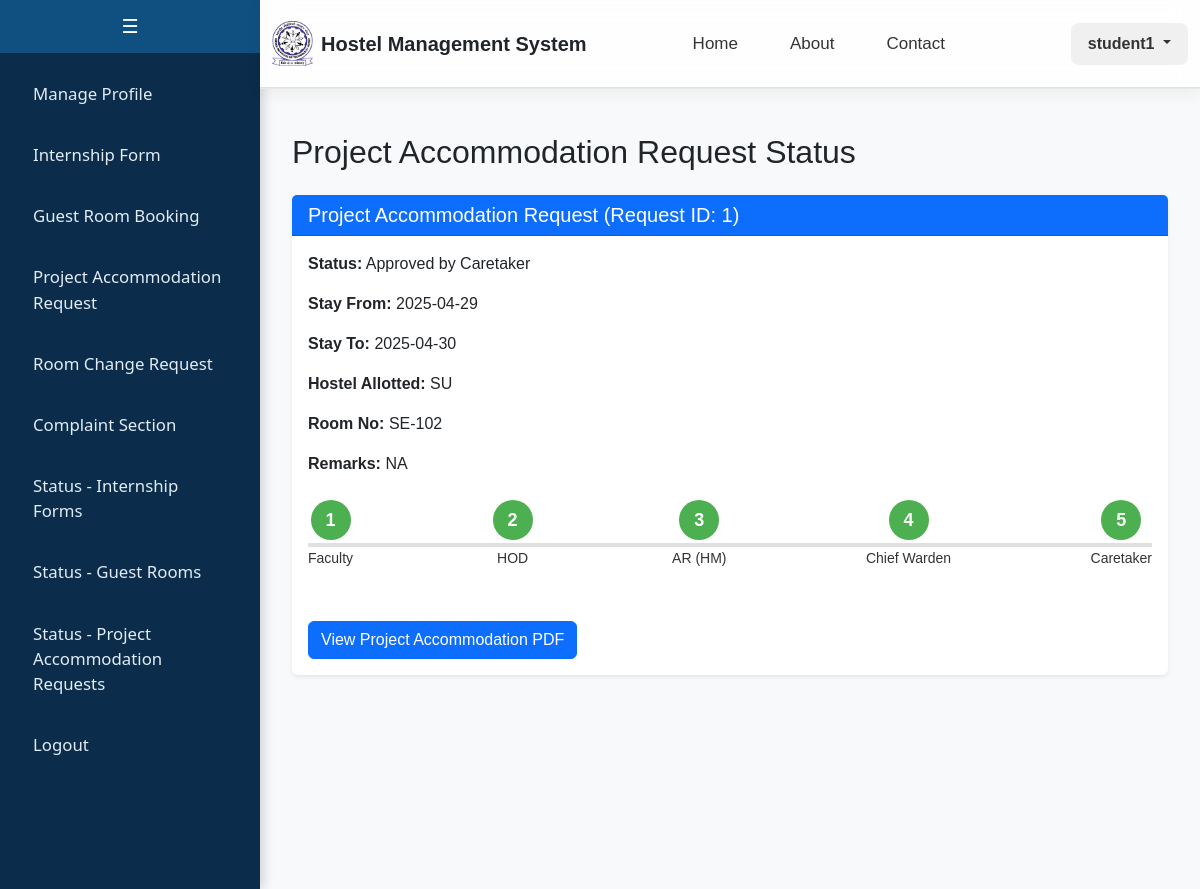
The app's page /student/project_accommodation_status (signed in), older data.
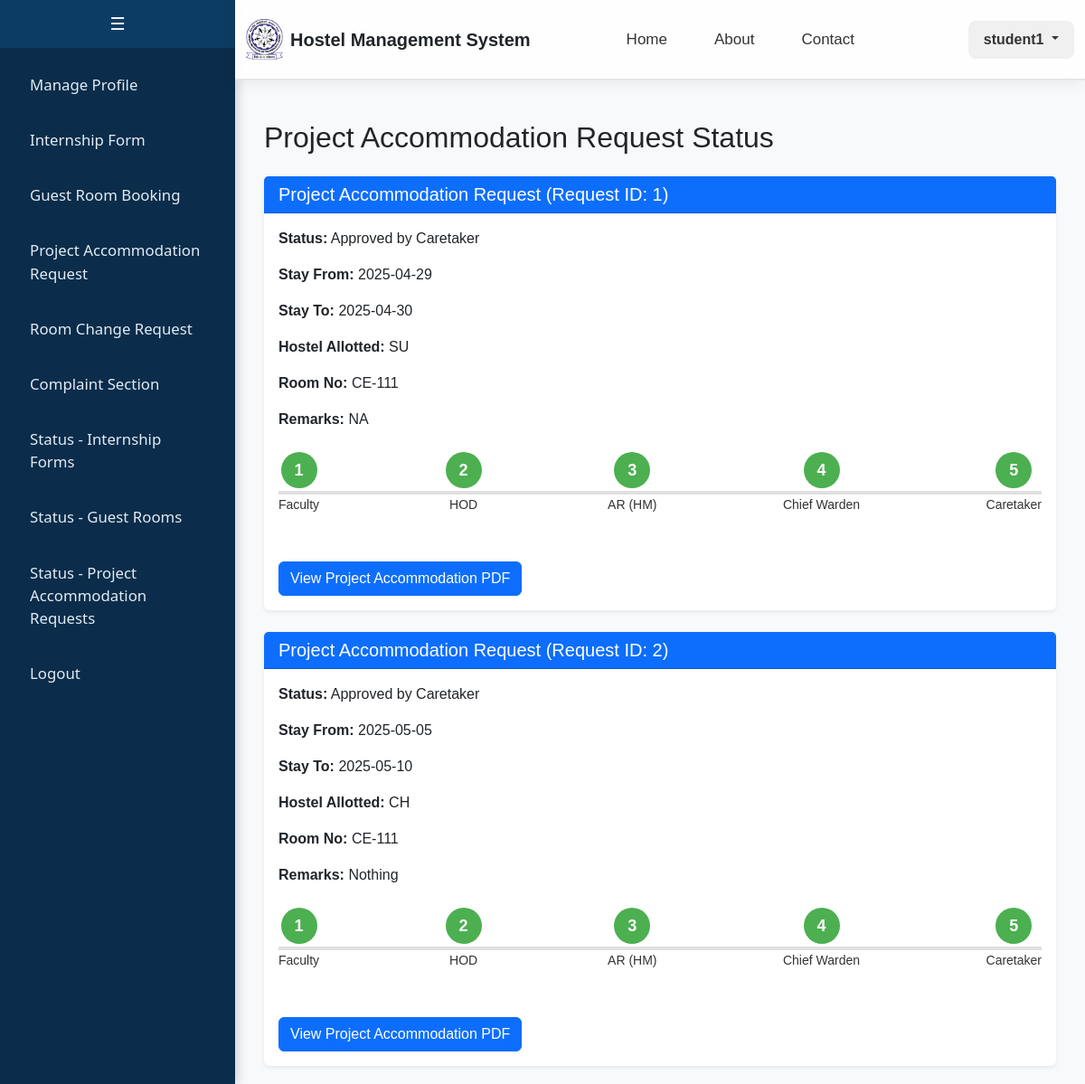
The same page, newer data.
### app/models.py (models this page shows, shortened)
class CustomUser(db.Model):
    __tablename__ = 'custom_user'
    id = db.Column(db.Integer, primary_key=True)
    email = db.Column(db.String(255), unique=True, nullable=False)
    name = db.Column(db.String(100), nullable=False)
    password = db.Column(db.String(100), nullable=False)
    is_staff = db.Column(db.Boolean, default=False)
    is_active = db.Column(db.Boolean, default=True)
    gender = db.Column(db.String(20), default='Not Specified')
    student = db.relationship('Student', backref='user', uselist=False, cascade="all, delete")
    caretaker = db.relationship('Caretaker', backref='user', uselist=False, cascade="all, delete")
    faculty = db.relationship('Faculty', backref='user', uselist=False, cascade="all, delete")
    admin = db.relationship('Admin', backref='user', uselist=False, cascade="all, delete")

class ProjectAccommodationRequest(db.Model):
    __tablename__ = 'project_accommodation_request'
    id = db.Column(db.Integer, primary_key=True)
    applicant_id = db.Column(db.Integer, db.ForeignKey('custom_user.id', ondelete='CASCADE'), nullable=False)
    faculty_id = db.Column(db.Integer, db.ForeignKey('faculty.faculty_id', ondelete='SET NULL'))
    address = db.Column(db.Text, nullable=False)
    stay_from = db.Column(db.Date, nullable=False)
    stay_to = db.Column(db.Date, nullable=False)
    category = db.Column(db.String(1), nullable=False)  # 'A' or 'B'
    arrival_date = db.Column(db.Date, nullable=False)
    arrival_time = db.Column(db.Time, nullable=False)
    departure_date = db.Column(db.Date, nullable=False)
    departure_time = db.Column(db.Time, nullable=False)
    offer_letter_path = db.Column(db.String(200))
    id_proof_path = db.Column(db.String(200))
    remarks = db.Column(db.Text)
    hostel_allotted = db.Column(db.String(20), db.ForeignKey('hostel.hostel_no', ondelete='SET NULL'))
    status = db.Column(db.String(50))
    created_at = db.Column(db.DateTime, default=db.func.current_timestamp())
    applicant = db.relationship('CustomUser', backref=db.backref('project_accommodation_requests', cascade='all, delete-orphan'))
    hostel = db.relationship('Hostel', backref=db.backref('project_accommodation_requests', cascade='all, delete-orphan'))

class Student(db.Model):
    __tablename__ = 'student'
    student_id = db.Column(db.Integer, db.ForeignKey('custom_user.id', ondelete='CASCADE'), primary_key=True)
    department = db.Column(db.String(100))
    student_phone = db.Column(db.String(10))
    student_roll = db.Column(db.String(15), unique=True)
    student_year = db.Column(db.Integer)
    student_room_no = db.Column(db.String(20))
    student_batch = db.Column(db.String(20))

### app/student.py (the view)
@student_bp.route("/student/project_accommodation_status", methods=["GET"])
def project_accommodation_status():
    if 'user_id' not in session or session.get('user_role') != 'student':
        return redirect(url_for('auth.login'))
    user_id = session['user_id']
    project_requests = ProjectAccommodationRequest.query.filter_by(applicant_id=user_id).all()
    if not project_requests:
        flash("No project accommodation requests found.", "info")
    return render_template(
        "student/project_accommodation_status.html",
        project_requests=project_requests
    )

### templates/student/project_accommodation_status.html (shortened to what this page needs)
{% extends "student/base.html" %}
{% block content %}
<div class="container mt-4">
    <h2>Project Accommodation Request Status</h2>
    {% if project_requests %}
        {% for request in project_requests %}
        <div class="card shadow-sm border-0 mt-4">
            <div class="card-header bg-primary text-white">
                <h5 class="mb-0">Project Accommodation Request (Request ID: {{ request.id }})</h5>
            </div>
            <div class="card-body">
                <p><strong>Status:</strong> {{ request.status }}</p>
                <p><strong>Stay From:</strong> {{ request.stay_from }}</p>
                <p><strong>Stay To:</strong> {{ request.stay_to }}</p>
                <p><strong>Hostel Allotted:</strong> {{ request.hostel_allotted or 'N/A' }}</p>
                <p><strong>Room No:</strong> {{ request.applicant.student.student_room_no or 'N/A' }}</p>
                <p><strong>Remarks:</strong> {{ request.remarks or 'N/A' }}</p>
                <div class="stepper d-flex justify-content-between align-items-center mt-4">
                    {% set STATUS_FLOW = [
                        'Pending approval from Faculty',
                        'Pending approval from HOD',
                        'Pending approval from AR (HM)',
                        'Pending approval from Chief Warden',
                        'Pending approval from Caretaker',
                        'Approved by Caretaker'
                    ] %}
                    {% set step_names = ['Faculty', 'HOD', 'AR (HM)', 'Chief Warden', 'Caretaker'] %}
                    {% set status_index = STATUS_FLOW.index(request.status) if request.status in STATUS_FLOW else -1 %}
                    {% for step_name in step_names %}
                        <div class="step
                            {% if request.status == 'Rejected by ' ~ step_name %}
                                rejected
                            {% elif loop.index0 < status_index %}
                                completed
                            {% elif loop.index0 == status_index %}
                                pending
                            {% else %}
                                normal
                            {% endif %}
                        ">
                            <div class="circle">{{ loop.index }}</div>
                            <p class="text-center mt-2">{{ step_name }}</p>
                        </div>
                    {% endfor %}
                </div>
                <button class="btn btn-primary mt-3" onclick="viewPDF('{{ request.id }}')">View Project Accommodation PDF</button>
            </div>
        </div>
        {% endfor %}
    {% else %}
        <p>No project accommodation requests found.</p>
    {% endif %}
</div>
{% endblock %}

### templates/student/base.html (shortened to what this page needs)
<!DOCTYPE html>
<html lang="en">
<head>
    <link href="https://cdn.jsdelivr.net/npm/bootstrap@5.3.0-alpha3/dist/css/bootstrap.min.css" rel="stylesheet">
</head>
<body>
    {% include 'student/sidebar.html' %}
    <div class="header-content">
        {% include 'includes/header.html' %}
    </div>
    <div class="main-content">
        {% block content %}{% endblock %}
    </div>
</body>
</html>

### templates/student/sidebar.html (shortened to what this page needs)
<div class="sidebar" id="sidebar">
    <button class="toggle-btn" onclick="toggleSidebar()">☰</button>
    <div class="sidebar-content">
        <a href="/student"><span>Manage Profile</span></a>
        <a href="/student/internship_form"><span>Internship Form</span></a>
        <a href="/student/guest_room_booking_form"><span>Guest Room Booking</span></a>
        <a href="/student/project_accommodation_request_form"><span>Project Accommodation Request</span></a>
        <a href="/student/room_change"><span>Room Change Request</span></a>
        <a href="/student/complaint"><span>Complaint Section</span></a>
        <a href="/student/internship_form_status"><span>Status - Internship Forms</span></a>
        <a href="/student/status"><span>Status - Guest Rooms</span></a>
        <a href="{{ url_for('student.project_accommodation_status') }}"><span>Status - Project Accommodation Requests</span></a>
        <a href="/logout"><span>Logout</span></a>
    </div>
</div>

### templates/includes/header.html (shortened to what this page needs)
<div class="ezy__nav4 glass">
    <nav class="navbar navbar-expand-lg py-3">
        <div class="container">
            <a class="navbar-brand d-flex align-items-center gap-2" href="/">
                <img src="{{ url_for('static', filename='logo.jpg') }}" alt="Logo" class="logo-img">
                <span class="fw-bold fs-5 text-dark">Hostel Management System</span>
            </a>
            <div class="collapse navbar-collapse justify-content-between" id="ezy_nav4-navbar-text">
				<ul class="navbar-nav me-auto d-flex justify-content-center gap-3" style="margin-left: 4.5rem;">
					<li class="nav-item"><a class="nav-link nav-hover" href="/">Home</a></li>
					<li class="nav-item"><a class="nav-link nav-hover" href="/about">About</a></li>
					<li class="nav-item"><a class="nav-link nav-hover" href="/contact">Contact</a></li>
				</ul>
				{% if session['user_role'] %}
				<div class="dropdown">
				<button class="btn user-dropdown-btn dropdown-toggle" type="button" id="userDropdown"
					data-bs-toggle="dropdown" aria-expanded="false">
					{{ session['user_name'] }}
				</button>
				</div>
				{% else %}
				<a href="/login" class="btn custom-login-btn ms-lg-3">Login</a>
				{% endif %}
			</div>
        </div>
    </nav>
</div>

### templates/student/base.html (style rules this page uses)
body { margin: 0; font-family: Arial, sans-serif; }
.main-content { margin-left: 260px; padding: 20px; background-color: #f8f9fa; min-height: 100vh; }
.header-content { margin-left: 260px; background-color: #f8f9fa; }
.navbar { border-bottom: 1px solid #dee2e6; }

### templates/student/sidebar.html (style rules this page uses)
.sidebar { width: 260px; background-color: #0b2c4a; color: #ffffff; position: fixed; height: 100%; display: flex; flex-direction: column; padding: 0; box-shadow: 4px 0 10px rgba(0, 0, 0, 0.15); font-family: 'Segoe UI', sans-serif; overflow: hidden; transition: width 0.3s ease; z-index: 10; }
.toggle-btn { background-color: #0d3c63; color: #ffffff; border: none; padding: 12px; cursor: pointer; font-size: 1.2rem; width: 100%; transition: background-color 0.3s ease; }
.sidebar-content { overflow-y: auto; width: 100%; flex-grow: 1; display: flex; flex-direction: column; align-items: stretch; padding-top: 10px; }
.sidebar a { text-decoration: none; font-size: 1.05rem; color: #e1ecf4; margin: 6px auto; padding: 12px 20px; width: 90%; border-radius: 8px; display: flex; justify-content: center; transition: background-color 0.3s ease, transform 0.2s ease; }
.sidebar a span { flex-grow: 1; text-align: left; }
.main-content { margin-left: 260px; padding: 20px; background-color: #f8f9fa; min-height: 100vh; transition: margin-left 0.3s ease; }
.header-content { margin-left: 260px; background-color: #f8f9fa; transition: margin-left 0.3s ease; }

### templates/includes/header.html (style rules this page uses)
.ezy__nav4.glass { backdrop-filter: blur(12px); background: rgba(255, 255, 255, 0.85); border-bottom: 1px solid rgba(200, 200, 200, 0.4); box-shadow: 0 4px 16px rgba(0, 0, 0, 0.06); position: sticky; top: 0; z-index: 1000; transition: background 0.3s ease; }
.ezy__nav4 .navbar-brand img.logo-img { height: 45px; width: auto; }
.navbar-brand span { font-size: 18px; }
.navbar-nav { flex-direction: row; align-items: center; }
.navbar-nav .nav-item { margin: 0 10px; }
.navbar-nav .nav-link { font-weight: 500; font-size: 17px; padding: 10px 16px; color: #333; transition: all 0.2s ease; }
.user-dropdown-btn { background-color: #f0f0f0; color: #333; font-weight: 600; padding: 8px 16px; border-radius: 8px; transition: all 0.2s ease; }

### templates/student/project_accommodation_status.html (style rules this page uses)
.stepper { display: flex; justify-content: space-between; align-items: center; position: relative; margin: 20px 0; }
.stepper::before { content: ''; position: absolute; top: 50%; left: 0; right: 0; height: 4px; background-color: #e0e0e0; z-index: 0; }
.step { position: relative; z-index: 1; text-align: center; }
.step .circle { width: 40px; height: 40px; border-radius: 50%; background-color: #e0e0e0; color: #fff; display: flex; align-items: center; justify-content: center; font-weight: bold; font-size: 18px; margin: 0 auto; }
.step.completed .circle { background-color: #4caf50; }
.step p { margin-top: 10px; font-size: 14px; color: #333; }

Row changes from the older to the newer data that the page shows:
changed through a linked row, ProjectAccommodationRequest "SU": applicant.student "SE-102" → "CE-111"
added ProjectAccommodationRequest: id "2", status "Approved by Caretaker", stay_from "2025-05-05", stay_to "2025-05-10", hostel_allotted "CH", applicant.student "CE-111", remarks "Nothing", step_names "Faculty" "HOD" "AR (HM)" "Chief Warden" "Caretaker"
